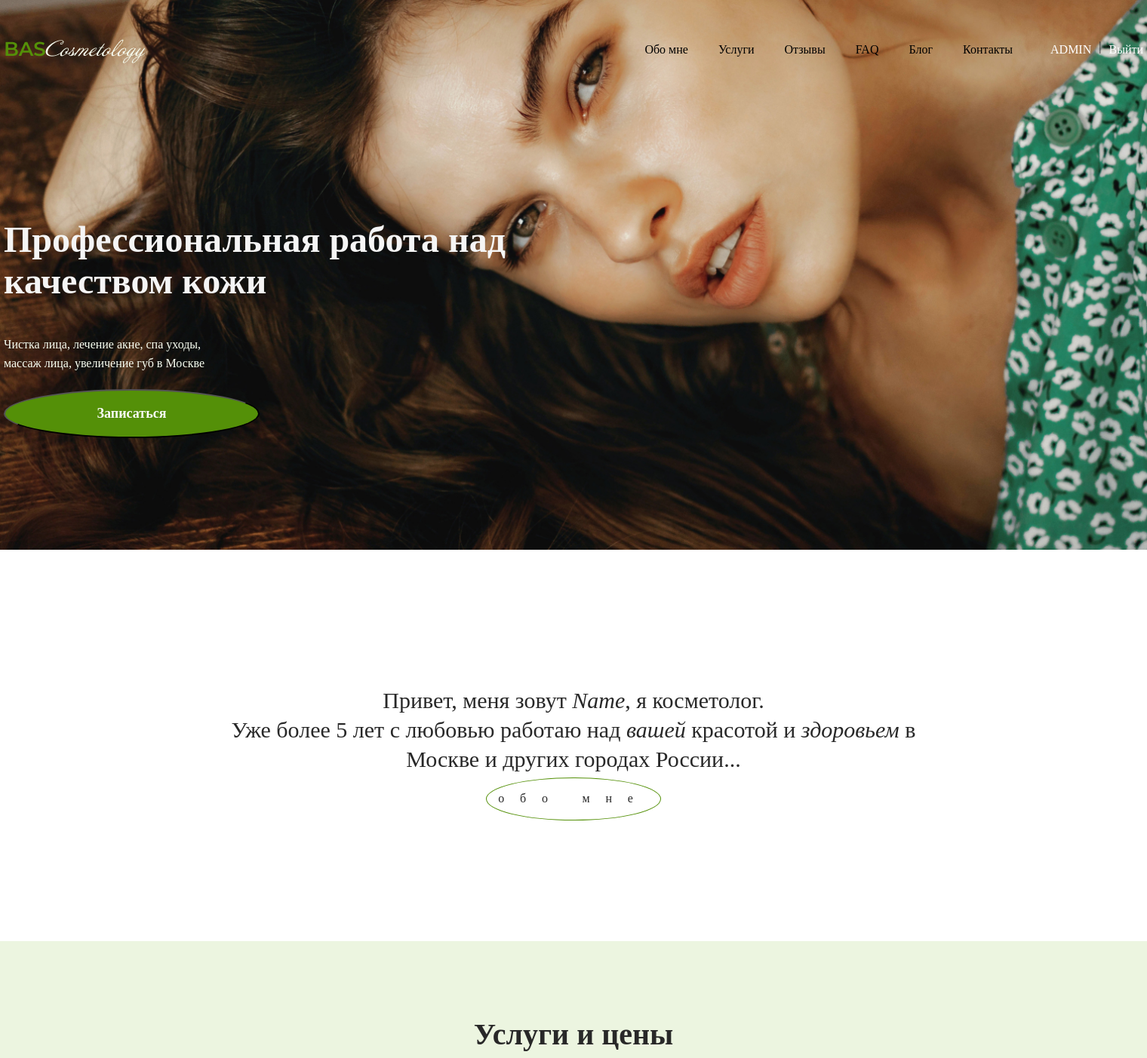
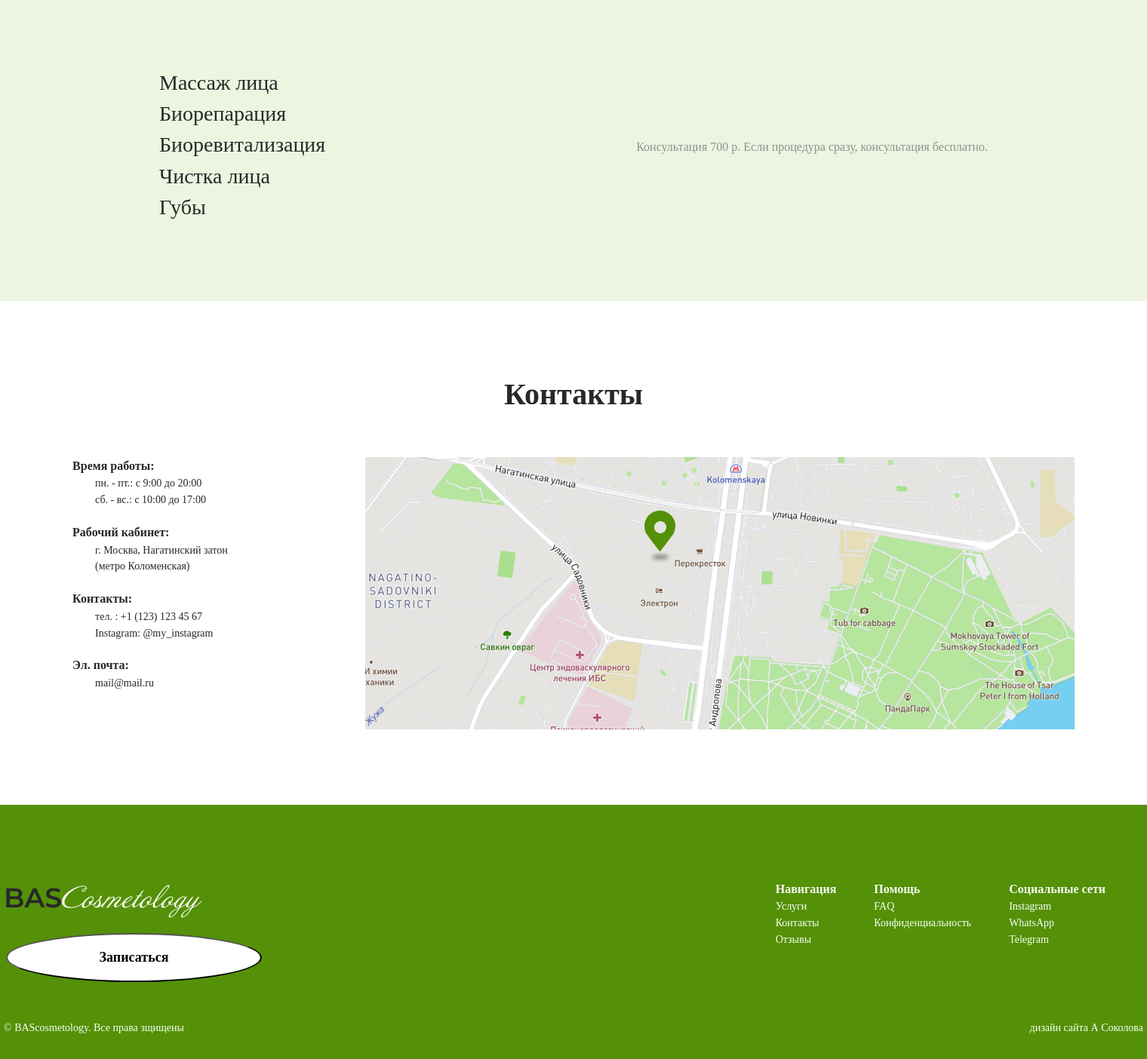
The app's page / (signed in) with its own data (2 pictures, top to bottom).
### main/models.py (models this page shows, shortened)
class Category(models.Model):
    name_service = models.CharField('Название услуги', max_length=50)
    about_service = models.CharField('Описание услуги', max_length=50)
    class Meta:
        verbose_name = 'Услуга'
        verbose_name_plural = 'Услуги'

### main/views.py (the view)
# urls.py: path('', views.index, name='home'),
def index(request):
    categories = Category.objects.all()
    return render(request, 'main/services.html', {'categories': categories})

### main/templates/main/services.html
{% extends 'main/layout.html'%} {% block title%}BasCosmetology{% endblock %}
{%block services%}
<ul class="service_and_price-list">
  {% for el in categories%}
  <li class="service_and_price-list_item">
    <a href="{% url 'category' el.id%}" class="service_and_price-link"
      >{{el.name_service}}</a
    >
  </li>
  {%endfor%}
</ul>
<div>
  <p class="service_and_price-content">
    Консультация 700 р. Если процедура сразу, консультация бесплатно.
  </p>
</div>
{% endblock %}

### main/templates/main/layout.html (shortened to what this page needs)
{% load static %}
<!DOCTYPE html>
<html lang="en">
  <head>
    <link rel="stylesheet" href="{% static 'main/css/reset.css' %}" />
    <link rel="stylesheet" href="{% static 'main/css/main.css' %}" />
  </head>
  <body>
    <div
      class="wrapper"
      style="
        background: url('static/main/img/bg_main.jpg') no-repeat;
        background-size: 100%;
      "
    >
      <header class="header">
        <div class="container">
          <div class="flex-container">
            <h1>
              <a href="{% url 'home'%}"
                ><img
                  src="{% static 'main/img/logo_header.png' %}"
                  alt="Bas-Cosmetology"
              /></a>
            </h1>
            <nav class="nav">
              <ul class="nav-list">
                <li class="list-item">
                  <a href="#about" class="list-item_link">Обо мне</a>
                </li>
                <li class="list-item">
                  <a href="#services" class="list-item_link">Услуги</a>
                </li>
                <li class="list-item">
                  <a href="#" class="list-item_link">Отзывы</a>
                </li>
                <li class="list-item">
                  <a href="#" class="list-item_link">FAQ</a>
                </li>
                <li class="list-item">
                  <a href="#" class="list-item_link">Блог</a>
                </li>
                <li class="list-item">
                  <a href="#contacts" class="list-item_link">Контакты</a>
                </li>
              </ul>
              <ul class="nav-list nav-list--register">
                {% if user.is_active%}
                <li class="list-item list-item--bold">
                  <a href="#" class="list-item_link"
                    >{{ user.username|upper}}</a
                  >
                </li>
                <li class="list-item list-item--bold">|</li>
                <li class="list-item list-item--bold">
                  <a href="{% url 'users:logout'%}" class="list-item_link"
                    >Выйти</a
                  >
                </li>
                {%endif%}
              </ul>
            </nav>
          </div>
        </div>
      </header>
      <div class="container">
        <div class="header-content">
          <h1 class="header-title">
            Профессиональная работа над качеством кожи
          </h1>
          <p class="header-subtitle">
            Чистка лица, лечение акне, спа уходы, массаж лица, увеличение губ в
            Москве
          </p>
          <a href="{%url 'record'%}"
            ><button class="button-primary">Записаться</button></a
          >
        </div>
      </div>
    </div>
    <main>
      <section class="about">
        <div class="container">
          <div class="about-content">
            <div class="about-title">
              Привет, меня зовут <i class="about-title--italic">Name</i>, я
              косметолог. <br />
              Уже более 5 лет с любовью работаю над
              <i class="about-title--italic">вашей</i> красотой и
              <i class="about-title--italic">здоровьем</i> в Москве и других
              городах России...
            </div>
            <a href="{%url 'about'%}" class="about-link">обо мне</a>
          </div>
        </div>
      </section>
      <section class="service_and_price">
        <div class="container">
          <h2 class="service_and_price-title">Услуги и цены</h2>
          <div class="service_and_price-wrapper">
            {% block services%} {% endblock %}
          </div>
        </div>
      </section>
      <section class="contacts">
        <div class="container">
          <h2 class="contacts-title">Контакты</h2>
          <div class="contacts-content">
            <ul class="contacts-list">
              <li class="contacts-list-item">
                <p>Время работы:</p>
                <ul class="nested-list">
                  <li class="nested-list-item">
                    <p>пн. - пт.: с 9:00 до 20:00</p>
                  </li>
                  <li class="nested-list-item">
                    <p>сб. - вс.: с 10:00 до 17:00</p>
                  </li>
                </ul>
              </li>
              <li class="contacts-list-item">
                <p>Рабочий кабинет:</p>
                <ul class="nested-list">
                  <li class="nested-list-item">
                    <p>г. Москва, Нагатинский затон</p>
                  </li>
                  <li class="nested-list-item"><p>(метро Коломенская)</p></li>
                </ul>
              </li>
              <li class="contacts-list-item">
                <p>Контакты:</p>
                <ul class="nested-list">
                  <li class="nested-list-item">
                    <a href="tel:+11231234567">тел. : +1 (123) 123 45 67</a>
                  </li>
                  <li class="nested-list-item">
                    <p>Instagram: @my_instagram</p>
                  </li>
                </ul>
              </li>
              <li class="contacts-list-item">
                <p>Эл. почта:</p>
                <ul class="nested-list">
                  <li class="nested-list-item">
                    <a href="mailto: mail@mail.ru">mail@mail.ru</a>
                  </li>
                </ul>
              </li>
            </ul>
            <div class="map">
              <img src="{% static 'main/img/map.jpg' %}" alt="address" />
            </div>
          </div>
        </div>
      </section>
    </main>
    <footer class="footer">
      <div class="container">
        <div class="footer-wrapper">
          <div class="footer-logo">
            <a href="{% url 'home'%}"
              ><img
                src="{% static 'main/img/logo_footer.png' %}"
                alt="Bas-Cosmetology"
            /></a>
            <a href="{%url 'record'%}"
              ><button class="button-primary button-primary--footer">
                Записаться
              </button></a
            >
          </div>
          <div class="footer-lists">
            <ul class="footer-list">
              <h4 class="footer-lists-title">Навигация</h4>
              <li class="footer-list-item"><a href="#services">Услуги</a></li>
              <li class="footer-list-item"><a href="#contacts">Контакты</a></li>
              <li class="footer-list-item"><a href="#">Отзывы</a></li>
            </ul>
            <ul class="footer-list">
              <h4 class="footer-lists-title">Помощь</h4>
              <li class="footer-list-item"><a href="#">FAQ</a></li>
              <li class="footer-list-item">
                <a href="#">Конфиденциальность</a>
              </li>
            </ul>
            <ul class="footer-list">
              <h4 class="footer-lists-title">Социальные сети</h4>
              <li class="footer-list-item"><a href="#">Instagram</a></li>
              <li class="footer-list-item"><a href="#">WhatsApp</a></li>
              <li class="footer-list-item"><a href="#">Telegram</a></li>
            </ul>
          </div>
        </div>
        <div class="footer-copyright">
          <p>&copy; BAScosmetology. Все права зщищены</p>
          <p>дизайн сайта А Соколова</p>
        </div>
      </div>
    </footer>
  </body>
</html>

### main/static/main/css/main.css (style rules this page uses)
.container { width: 1510px; margin: 0 auto; }
.flex-container { display: flex; align-items: center; justify-content: space-between; }
.wrapper { width: 100%; padding-top: 48px; padding-bottom: 148px; }
.header { margin-bottom: 205px; }
.nav { display: flex; }
.nav-list { display: flex; flex-direction: row; }
.list-item { display: block; margin-left: 40px; transition: transform 0.6s ease; }
.list-item_link { box-sizing: border-box; color: #000; font-family: Montserrat; font-size: 16px; font-style: normal; font-weight: 500; line-height: 155%; text-decoration: none; }
.list-item--bold .list-item_link { color: #fff; }
.nav-list--register { margin-left: 40px; }
.nav-list--register li { margin-left: 10px; }
.header-content { width: 50%; }
.header-title { color: #f5f5f5; font-family: Georgia; font-size: 48px; font-style: normal; font-weight: 700; line-height: normal; margin-bottom: 45px; }
.header-subtitle { width: 40%; color: #f9fff2; font-family: Montserrat; font-size: 16px; font-style: normal; font-weight: 500; line-height: 155%; margin-bottom: 21px; }
.button-primary { color: #fff; text-align: center; font-family: Montserrat; font-size: 18px; font-style: normal; font-weight: 700; line-height: normal; width: 339.066px; height: 65.205px; flex-shrink: 0; border-radius: 50%; background-color: #549008; }
.button-primary--footer { color: #000; background-color: #fff; }
.about { padding-top: 180px; padding-bottom: 160px; }
.about-content { display: flex; flex-direction: column; align-items: center; justify-content: center; }
.about-title { max-width: 997px; margin-bottom: 5px; color: #282828; text-align: center; font-family: Georgia; font-size: 30px; font-style: normal; font-weight: 400; line-height: 130%; }
.about-title--italic { font-style: italic; }
.about-link { color: #282828; text-align: center; font-family: Montserrat; font-size: 16px; font-style: normal; font-weight: 500; line-height: 155%; letter-spacing: 20.8px; text-decoration: none; padding: 15px 15px; border: 1px solid #549008; border-radius: 50%; }
.service_and_price { width: 100%; background-color: #ecf5e0; padding-top: 100px; padding-bottom: 100px; }
.service_and_price-wrapper { display: flex; align-items: center; justify-content: space-around; }
.service_and_price-title { color: #282828; font-family: Georgia; font-size: 40px; font-style: normal; font-weight: 700; line-height: normal; text-align: center; margin-bottom: 100px; }
.service_and_price-list_item { box-sizing: border-box; text-align: left; margin-bottom: 5px; height: auto; }
.service_and_price-link { color: #282828; text-align: center; font-feature-settings: "clig" off, "liga" off; font-family: Montserrat; font-size: 28px; font-style: normal; font-weight: 400; line-height: 130%; text-decoration: none; }
.service_and_price-content { color: #909090; font-family: Montserrat; font-size: 16px; font-style: normal; font-weight: 500; line-height: 155%; }
.contacts { padding-top: 100px; padding-bottom: 100px; }
.contacts-title { margin-bottom: 60px; color: #282828; text-align: center; font-family: Georgia; font-size: 40px; font-style: normal; font-weight: 700; line-height: normal; }
.contacts-content { display: flex; justify-content: space-around; }
.contacts-list-item { margin-bottom: 20px; }
.contacts-list-item p { color: #282828; font-family: Montserrat; font-size: 16px; font-style: normal; font-weight: 700; line-height: 155%; }
.nested-list { margin-left: 30px; }
.nested-list-item p, .nested-list-item a { text-decoration: none; color: #282828; font-family: Montserrat; font-size: 14px; font-style: normal; font-weight: 400; line-height: 155%; }
.footer { background-color: #549008; padding-top: 100px; padding-bottom: 30px; }
.footer-wrapper { display: flex; justify-content: space-between; margin-bottom: 50px; }
.footer-logo { display: flex; flex-direction: column; align-items: center; justify-content: center; }
.footer-lists { display: flex; }
.footer-list { margin-right: 50px; }
.footer-lists-title { color: #f9fff2; font-family: Montserrat; font-size: 16px; font-style: normal; font-weight: 600; line-height: 155%; }
.footer-list-item a { text-decoration: none; color: #f9fff2; font-family: Montserrat; font-size: 14px; font-style: normal; font-weight: 400; line-height: 155%; }
.footer-copyright { display: flex; justify-content: space-between; color: #f9fff2; font-family: Montserrat; font-size: 14px; font-style: normal; font-weight: 400; line-height: 155%; }

### records on screen
Category: name_service "Массаж лица"
Category: name_service "Биорепарация"
Category: name_service "Биоревитализация"
Category: name_service "Чистка лица"
Category: name_service "Губы"

### other values on screen
{{ user.username|upper }} "ADMIN"
